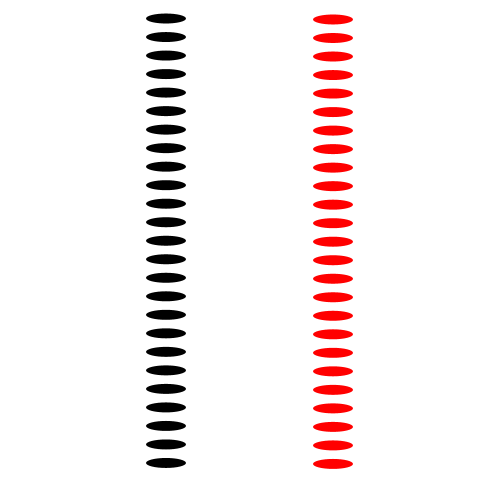
Frame 1 (no input)
Frame 60 (the mouse pressed at the canvas centre just before this capture): identical to frame 1, image omitted
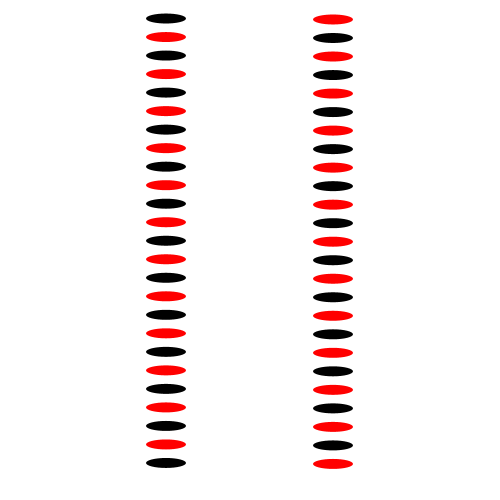
Frame 120 (the mouse held since frame 60 and released just before this capture)

The Processing sketch that drew these frames (run headless with seeded random() and noise(); from frame 60 on, the mouse is pressed at the canvas centre):

// Processing sketch: mix_deck
// ── mix_deck.pde

int n=25;
int w,h;
boolean[] deck = new boolean[n*2];

void setup(){
  size(500,500);
  w=width;
  h=height;
  for(int i=0; i < n*2; i++){
    deck[i] = boolean(floor(i/n));
  }
}

void draw(){
  background(255);
  for(int i=0; i < n*2; i++){
    int t = floor(i/n);
    int N = n+2;
    float x = (t+1)*w/3;
    float y = ((float(i)+1)/(float(n)+2))*h - t*(n*h/(n+2));
    if(deck[i]) fill(255,0,0);
    else fill(0);
    noStroke();
    ellipse(x,y,40,10);
  }  
}

void mousePressed(){
  boolean[] tmpdeck = new boolean[n*2];
  for(int i=0; i < n*2; i++){
    int j = floor(i/2)+n*(i%2);
    tmpdeck[i] = deck[j];
  }
  println(tmpdeck);
  deck=tmpdeck;
}
